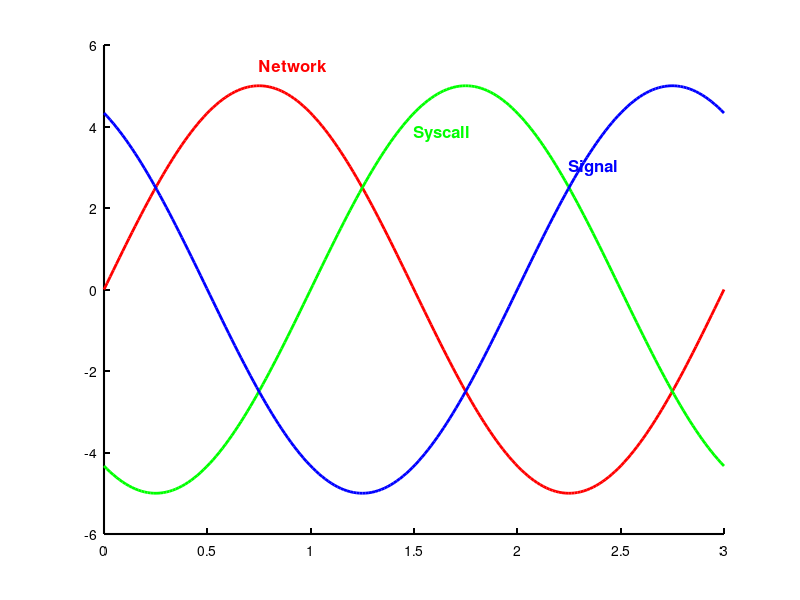

Recreate this plot in MATLAB.
A = 5;
f = 1/3;
t = linspace(0, 3, 200);

phiA = 0;
phiB = -2*pi/3;
phiC = 2*pi/3;

V1 = A * sin(2*pi*f*t + phiA);
V2 = A * sin(2*pi*f*t + phiB);
V3 = A * sin(2*pi*f*t + phiC);

figure;
hold on;
plot(t, V1, 'r', 'linewidth', 2);
plot(t, V2, 'g', 'linewidth', 2);
plot(t, V3, 'b', 'linewidth', 2);
hold off;

set(gca, 'XColor', 'k', 'YColor', 'k', 'LineWidth', 1.5);
xlabel(''); ylabel('');
xlim([0, 3]);
ylim([-A-1, A+1]);

tA = 0.75;
text(tA, A * sin(2*pi*f*tA + phiA) + 0.5, 'Network', 'fontsize', 12, 'color', 'r', 'fontweight', 'bold');

tB = 1.5;
text(tB, A * sin(2*pi*f*tB + phiB) - 0.5, 'Syscall', 'fontsize', 12, 'color', 'g', 'fontweight', 'bold');

tC = 2.25;
text(tC, A * sin(2*pi*f*tC + phiC) + 0.5, 'Signal', 'fontsize', 12, 'color', 'b', 'fontweight', 'bold');

print -dpng 'triphase_logo.png'
